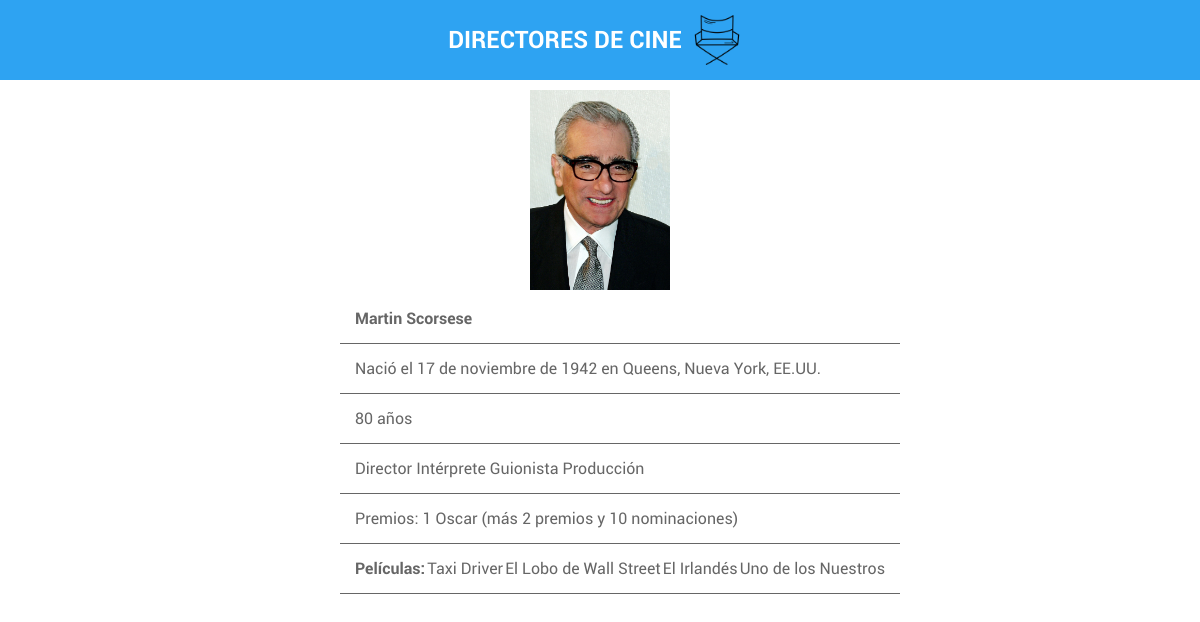
The page /director_detail/3/ on the database its author committed.
### film_director/models.py (models this page shows, shortened)
class Director(models.Model):
    name = models.CharField(max_length=50, blank=False, null=False)
    last_name = models.CharField(max_length=50, blank=False, null=False)
    birth_date = models.DateField(blank=False, null=False)
    birth_location = models.CharField(max_length=100, blank=False, null=False)
    age = models.CharField(default='Edad', max_length=4)
    facets = models.CharField(default='Director', max_length=100)
    awards = models.CharField(default='Sin premios', max_length=100)
    image = models.ImageField(default='images_movies_project/no_image.png',
                              upload_to='media/img_directors')

class Film(models.Model):
    title = models.CharField(max_length=100, blank=False, null=False)
    creation_year = models.CharField(max_length=4, blank=False, null=False)
    duration = models.CharField(default='0h', max_length=10, blank=False,
                                null=False)
    director = models.ForeignKey(Director, on_delete=models.CASCADE)
    main_actors = models.CharField(max_length=100, blank=False, null=False)
    storyline = models.TextField(blank=False, null=False)
    cover = models.ImageField(default='images_movies_project/no_image.png',
                              upload_to='media/img_films')

### film_director/views.py (the view)
# urls.py: path('director_detail/<int:id>/', views.director_detail, name='director_detail'),
def director_detail(request, id):
    director = Director.objects.get(id=id)
    films = Film.objects.filter(director_id=director)
    context = {
        'director': director,
        'films': films
    }
    return render(request, 'film_director/director_detail.html', context)

### templates/film_director/director_detail.html (shortened to what this page needs)
{% extends 'layout/base.html' %}
{% block 'content' %}
<div>
    <img src="/{{ director.image }}" alt="{{ director.name }} {{ director.last_name }}">
</div>
<div>
    <ul class="list">
        <li><h4>{{ director.name }} {{ director.last_name }}</h4></li>
        <li>Nació el {{ director.birth_date }} en {{ director.birth_location }}.</li>
        <li>{{ director.age }} años</li>
        <li>{{ director.facets }}</li>
        <li>Premios: {{ director.awards }}</li>
        <li><h4 style="align-self: start;">Películas: </h4>
            {% for film in films %}
            <p >
                <a href="{% url 'film_detail' id=film.id %}">{{ film.title }}
                </a>
            </p>
            {% endfor %}
        </li>
    </ul>
</div>
{% endblock %}

### static/css/style.css (style rules this page uses)
:root { --color-primary: #2ea3f2; --color-text: #666; --font-main: 'Roboto-bold'; --font-text: 'Roboto-regular'; color: var(--color-text); }
* { margin: 0; box-sizing: border-box; font-family: var(--font-text); }
h1, h2, h3, h4, h5, h6 { font-family: var(--font-main); }
ul { list-style-type: none; }
li { list-style-type: none; }
li a { text-decoration: none; color: var(--color-text); }
a { text-decoration: none; color: var(--color-text); }
.list { display: flex; border: 0px; list-style-type: none; flex-direction: column; width: 50vw; }
.list li { padding: 15px; width: 100%; border-bottom: 1px solid var(--color-text); display: flex; justify-content: space-between; align-items: center; }
img { margin-top: 10px; width: 140px; height: 200px; }

### rows shown on the page
Director: image (picture), name "Martin", last_name "Scorsese", birth_date "17 de noviembre de 1942", birth_location "Queens, Nueva York, EE.UU", age "80", facets "Director Intérprete Guionista Producción", awards "1 Oscar (más 2 premios y 10 nominaciones)"
Film: title "Taxi Driver"
Film: title "El Lobo de Wall Street"
Film: title "El Irlandés"
Film: title "Uno de los Nuestros"
